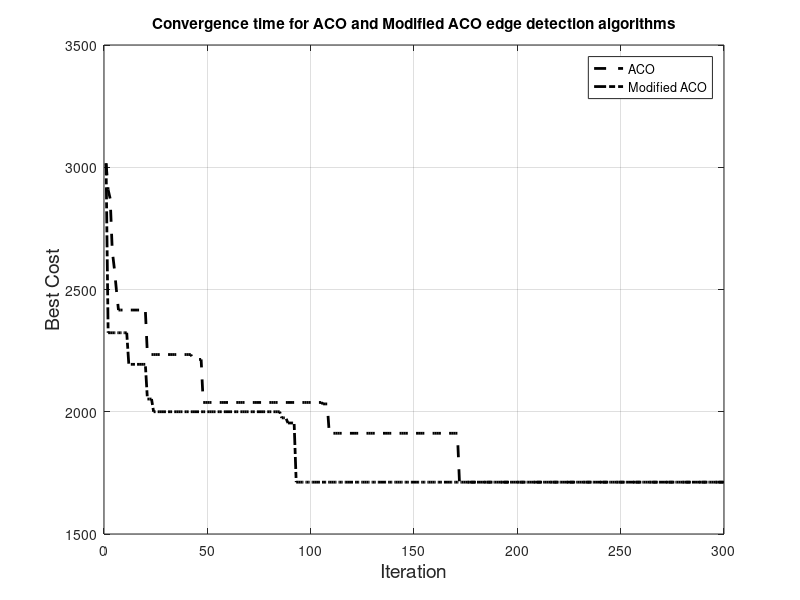

Recreate this plot in MATLAB.
clear;

load ('1.mat');
best2=load ('2.mat');
best2=best2.BestCost;

BestCost(1:213,1)=BestCost(1:213,1)+200;
BestCost(172:300,1)=1712;
best2(1)=3016;

plot(BestCost,'k--','LineWidth',2);
hold on;
plot(best2,'k-.','LineWidth',2);
title('Convergence time for ACO and Modified ACO edge detection algorithms');
xlabel('Iteration','FontSize',14);
ylabel('Best Cost','FontSize',14);
grid on;
legend('ACO','Modified ACO')
